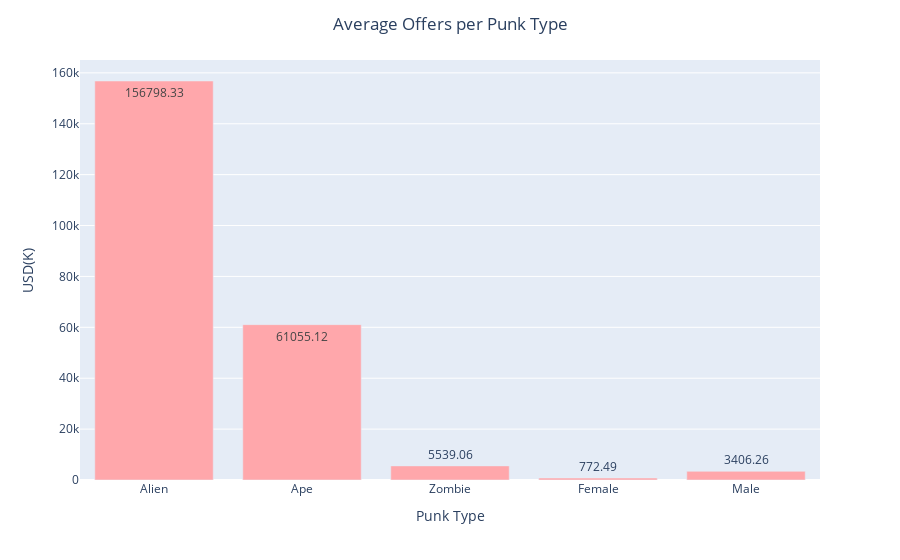

The notebook cell saved with this chart:
### Code cell
# bar plot of average offers (in last 6 months) per punk type
fig = px.bar(indiv, 
             x= type_names,
             y= [156798.33, 61055.12, 5539.06, 772.49, 3406.26],
             text = [156798.33, 61055.12, 5539.06, 772.49, 3406.26],
             color_discrete_sequence = ['#ffa7ab'],
             labels={'x': 'Punk Type', 'y': 'USD(K)'})
fig.update_layout(title = 'Average Offers per Punk Type', title_x=.5)
fig.show()

### Figure 1 — Plotly figure (JSON) as saved in the notebook; plotly's stock layout.template omitted (floating-point values rounded to 4 significant figures)
{"data": [{"alignmentgroup": "True", "hovertemplate": "Punk Type=%{x}<br>USD(K)=%{y}<br>text=%{text}<extra></extra>", "legendgroup": "", "marker": {"color": "#ffa7ab", "pattern": {"shape": ""}}, "name": "", "offsetgroup": "", "orientation": "v", "showlegend": false, "text": [156800.0, 61060.0, 5539.0, 772.5, 3406.0], "textposition": "auto", "type": "bar", "x": ["Alien", "Ape", "Zombie", "Female", "Male"], "xaxis": "x", "y": [156800.0, 61060.0, 5539.0, 772.5, 3406.0], "yaxis": "y"}], "layout": {"autosize": true, "barmode": "relative", "legend": {"tracegroupgap": 0}, "margin": {"t": 60}, "title": {"text": "Average Offers per Punk Type", "x": 0.5}, "xaxis": {"anchor": "y", "autorange": true, "domain": [0, 1], "range": [-0.5, 4.5], "title": {"text": "Punk Type"}, "type": "category"}, "yaxis": {"anchor": "x", "autorange": true, "domain": [0, 1], "range": [0, 165100.0], "title": {"text": "USD(K)"}, "type": "linear"}}}
